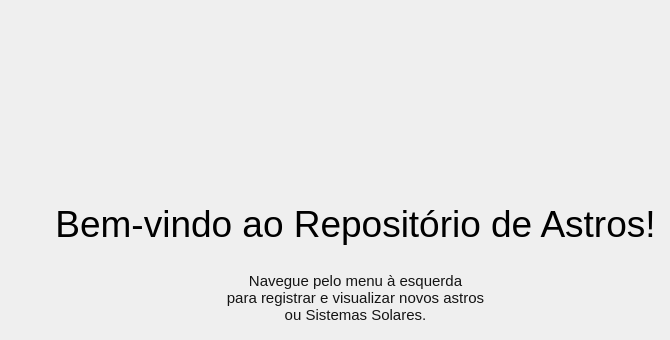
    <widget class="QWidget" name="page_8">
     <widget class="QWidget" name="verticalLayoutWidget_3">
      <property name="geometry">
       <rect>
        <x>50</x>
        <y>190</y>
        <width>611</width>
        <height>141</height>
       </rect>
      </property>
      <layout class="QVBoxLayout" name="verticalLayout">
       <item>
        <widget class="QLabel" name="label_30">
         <property name="font">
          <font>
           <pointsize>28</pointsize>
          </font>
         </property>
         <property name="styleSheet">
          <string notr="true">color: rgb(0, 0, 0);</string>
         </property>
         <property name="text">
          <string>Bem-vindo ao Repositório de Astros!</string>
         </property>
         <property name="alignment">
          <set>Qt::AlignCenter</set>
         </property>
        </widget>
       </item>
       <item>
        <widget class="QLabel" name="label_31">
         <property name="font">
          <font>
           <pointsize>11</pointsize>
          </font>
         </property>
         <property name="styleSheet">
          <string notr="true">color: rgb(20, 20, 20);
</string>
         </property>
         <property name="text">
          <string>Navegue pelo menu à esquerda 
para registrar e visualizar novos astros 
ou Sistemas Solares.</string>
         </property>
         <property name="alignment">
          <set>Qt::AlignCenter</set>
         </property>
        </widget>
       </item>
      </layout>
     </widget>
    </widget>
